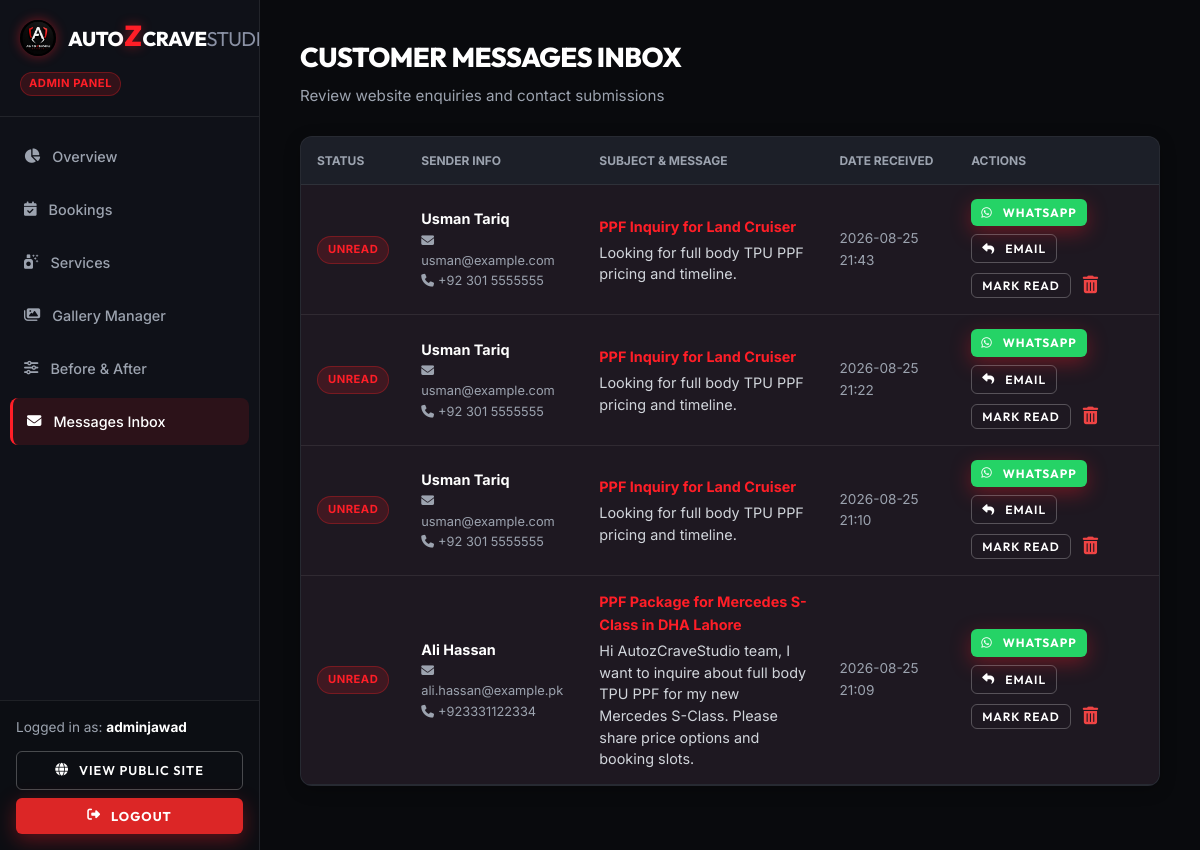
The app's page /admin/messages (signed in), older data.
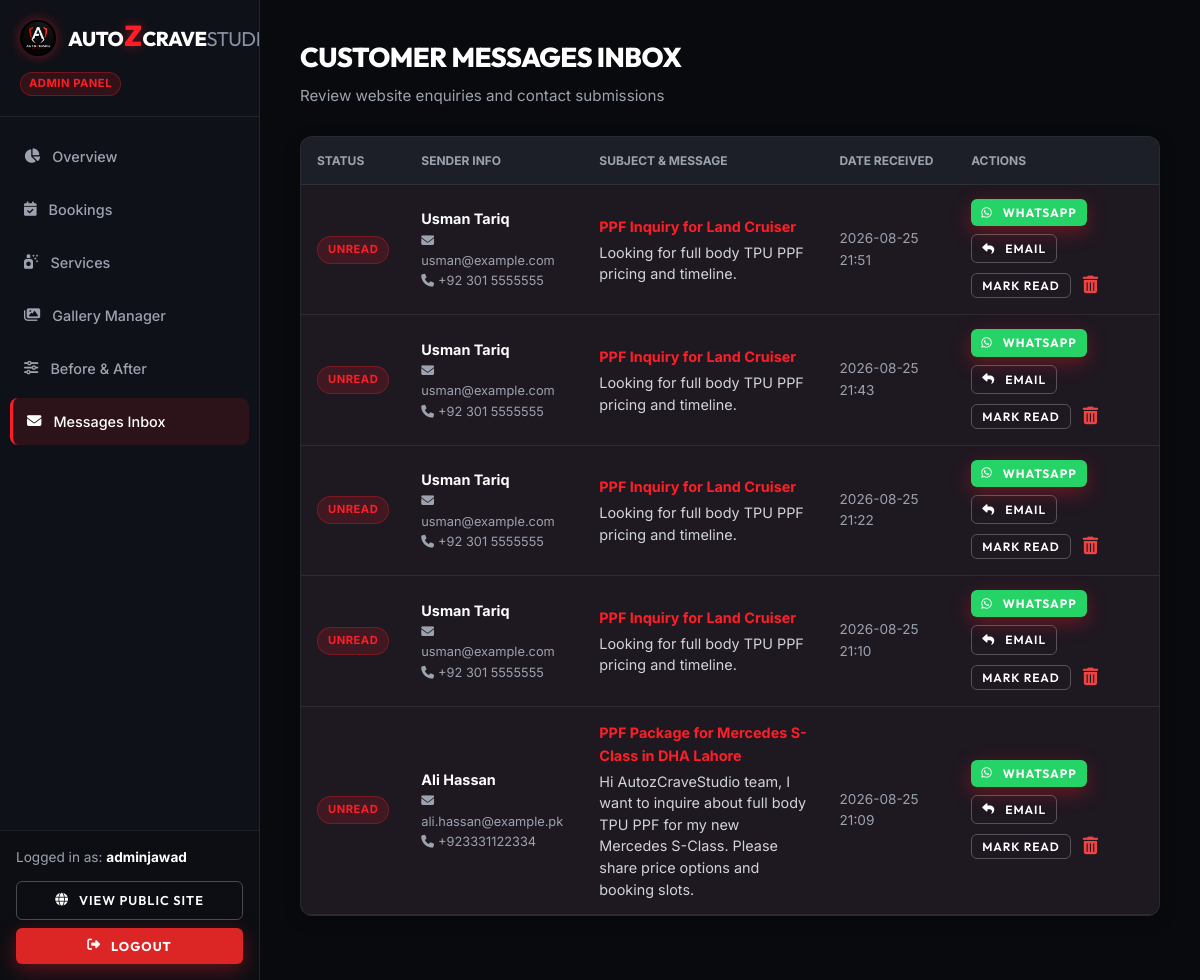
The same page, newer data.
### models/contact.py (models this page shows, shortened)
class ContactMessage(db.Model):
    __tablename__ = 'contact_messages'
    id = db.Column(db.Integer, primary_key=True)
    name = db.Column(db.String(100), nullable=False)
    email = db.Column(db.String(120), nullable=False)
    phone = db.Column(db.String(30), nullable=True)
    subject = db.Column(db.String(150), nullable=False)
    message = db.Column(db.Text, nullable=False)
    status = db.Column(db.String(20), default='Unread', nullable=False)  # Unread, Read
    created_at = db.Column(db.DateTime, default=datetime.utcnow)

### routes/admin.py (the view)
@admin_bp.route('/messages')
@admin_required
def messages():
    messages_list = ContactMessage.query.order_by(ContactMessage.created_at.desc()).all()
    return render_template('admin/messages.html', messages=messages_list)

### models/user.py (called while the page is built)
    def is_admin(self):
        return self.role == 'admin'

### routes/admin.py (called while the page is built)
def admin_required(f):
    @wraps(f)
    @login_required
    def decorated_function(*args, **kwargs):
        if not current_user.is_admin():
            flash('Admin authorization required.', 'error')
            return redirect(url_for('auth.login'))
        return f(*args, **kwargs)
    return decorated_function

### templates/admin/messages.html (shortened to what the changed rows need)
{% extends "admin/base_admin.html" %}
{% block content %}
<div class="admin-header">
    <div>
        <h1 class="admin-page-title">CUSTOMER MESSAGES INBOX</h1>
    </div>
</div>
<div class="admin-table-container">
    <table class="admin-table">
        <thead>
            <tr>
                <th>STATUS</th>
                <th>SENDER INFO</th>
                <th>SUBJECT & MESSAGE</th>
                <th>DATE RECEIVED</th>
                <th>ACTIONS</th>
            </tr>
        </thead>
        <tbody>
            {% for m in messages %}
            <tr style="{% if m.status == 'Unread' %}background: rgba(255, 30, 39, 0.04);{% endif %}">
                <td>
                    {% if m.status == 'Unread' %}
                    <span class="badge badge-cancelled">Unread</span>
                    {% else %}
                    <span class="badge badge-completed">Read</span>
                    {% endif %}
                </td>
                <td>
                    <strong style="color: #fff; display: block;">{{ m.name }}</strong>
                    <div style="font-size: 0.8rem; color: var(--admin-muted);">
                        <i class="fa-solid fa-envelope" style="margin-right: 4px;"></i>{{ m.email }}<br>
                        {% if m.phone %}<i class="fa-solid fa-phone" style="margin-right: 4px;"></i>{{ m.phone }}{% endif %}
                    </div>
                </td>
                <td>
                    <strong style="color: var(--admin-red); display: block; margin-bottom: 4px;">{{ m.subject }}</strong>
                    <p style="font-size: 0.9rem; color: #d1d5db; line-height: 1.5; max-width: 460px;">
                        {{ m.message }}
                    </p>
                </td>
                <td style="font-size: 0.85rem; color: var(--admin-muted);">
                    {{ m.created_at.strftime('%Y-%m-%d %H:%M') }}
                </td>
                <td>
                    <div style="display: flex; align-items: center; gap: 8px; flex-wrap: wrap;">
                        {% if m.phone %}
                        <a href="https://wa.me/{{ m.phone | replace('+', '') | replace(' ', '') | replace('-', '') }}?text=Hi%20{{ m.name | urlencode }},%20thank%20you%20for%20contacting%20AutozCraveStudio%20regarding:%20{{ m.subject | urlencode }}." target="_blank" class="btn-primary" style="background:#25d366; padding: 4px 10px; font-size: 0.75rem; border:none;" title="Reply on WhatsApp">
                            <i class="fa-brands fa-whatsapp"></i> WhatsApp
                        </a>
                        {% endif %}
                        <a href="mailto:{{ m.email }}?subject=Re:%20{{ m.subject | urlencode }}%20-%20AutozCraveStudio" class="btn-outline" style="padding: 4px 10px; font-size: 0.75rem;" title="Reply by Email">
                            <i class="fa-solid fa-reply"></i> Email
                        </a>
                        <form action="{{ url_for('admin.toggle_message_read', msg_id=m.id) }}" method="POST" style="display:inline;">
                            <button type="submit" class="btn-outline" style="padding: 4px 10px; font-size: 0.75rem;">
                                Mark {% if m.status == 'Unread' %}Read{% else %}Unread{% endif %}
                            </button>
                        </form>
                        <form action="{{ url_for('admin.delete_message', msg_id=m.id) }}" method="POST" onsubmit="return confirm('Delete message from {{ m.name }}?');" style="display:inline;">
                            <button type="submit" style="background: none; border: none; color: #ef4444; cursor: pointer; font-size: 1.1rem; padding: 4px;" title="Delete Message">
                                <i class="fa-solid fa-trash-can"></i>
                            </button>
                        </form>
                    </div>
                </td>
            </tr>
            {% else %}
            <tr>
                <td colspan="5" style="text-align: center; color: var(--admin-muted); padding: 40px;">No contact messages received yet.</td>
            </tr>
            {% endfor %}
        </tbody>
    </table>
</div>
{% endblock %}

Row changes from the older to the newer data that the page shows:
added ContactMessage: status "UNREAD", name "Usman Tariq", email "usman@example.com", phone "+92 301 5555555", subject "PPF Inquiry for Land Cruiser", message "Looking for full body TPU PPF pricing and timeline.", created_at "2026-08-25 21:51"
